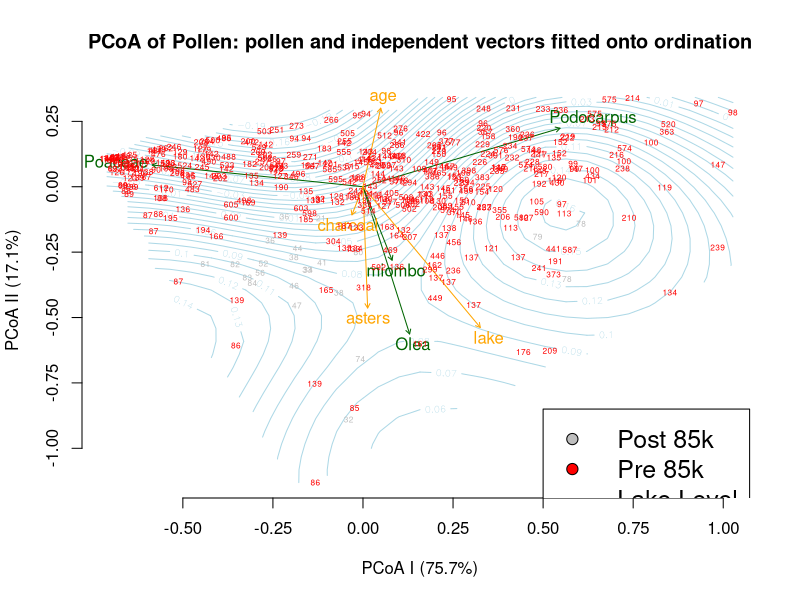

This figure's R source: (Note: this script raises an error after producing the figure.)
rm(list = ls())
graphics.off()

library(vegan)
library(MASS)
library(svglite)

# load the pollen data
poln.full <- read.csv("./data/20200722_pollen.csv")

# load interpolated data generated by code from Malawi_interpolation.R
# choose which interpolation method to use:
## linearly interpolated data:
lake.full <- read.csv("./data/20200722_lake_linterp.csv")
char.full <- read.csv("./data/20200722_char_linterp.csv")

## Krig interpolated data:
# lake.full <- read.csv("./data/lake_Krig.csv")
# char.full <- read.csv("./data/char_Krig.csv")

# split the loaded data to mix and match as needed
age <- lake.full[,"age"] # everything should have the same ages
char <- char.full[,"charcoal"]
lake <- -1 * lake.full[,"lake"]
poln <- poln.full[,c("Poaceae", "Podocarpus", "miombo", "Olea")]
# colnames(poln) <- c("Poaceae", "Podocarpus", "miombo", "Olea")
astr <- poln.full[,"Asteraceae"]

# a data.frame of data to be used in the vector fit
to.be.fit <- data.frame("age" = age,
                        "charcoal" = char,
                        "lake" = lake,
                        "asters" = astr)

# scale and center the datasets
poln.std <- vegan::decostand(x = poln,
                             method = "chi.square") # approximates chisquare distance
to.be.fit.std <- scale(x = to.be.fit)

# make distance matrices
poln.dist <- dist(poln.std)
# poln.dist <- vegan::vegdist(poln, method = "canberra")

# make the pollen ordination
poln.ord <- cmdscale(d = poln.dist, k = 4, eig = T, add = F, x.ret = F)

# get the proportion of the variation explained by each component
var.expl <- poln.ord$eig[1:3] / sum(poln.ord$eig[1:3])

##########################################
#	NMDS

# poln.ord <- vegan::metaMDS(comm = poln.ord$points, 
#                            k = 2, 
#                            distance = 'euclidean', 
#                            autotransform = F)
# poln.ord <- MASS::isoMDS(d = poln.dist, 
#                          y = cmdscale(d = poln.dist,
#                                       k = 2, 
#                                       eig = T, 
#                                       add = F, 
#                                       x.ret = F)$points, 
#                          k = 2, 
#                          maxit = 50,
#                          trace = TRUE,
#                          tol = 1e-3, 
#                          p = 2)

# MASS::Shepard(d = poln.dist, y = poln.ord, p = 2)

##########################################
# do the vector fit(s) of the data to our ordination

poln.fit <- vegan::envfit(ord = poln.ord,
                          env = poln.std,
                          permutations = 10000)
add.fit <- vegan::envfit(ord = poln.ord,
                         env = to.be.fit.std,
                         permutations = 10000)

##########################################
# plot the results of the vector fits

## color ages > 85 in red
col <- c("gray", "red")[1 + (age >= 85)]

main <- "PCoA of Pollen: pollen and independent vectors fitted onto ordination"
plot(poln.ord$points, pch = 21, type = "n",
     xlab = paste0("PCoA I (", round(var.expl[1] * 100, 1), "%)"),
     ylab = paste0("PCoA II (", round(var.expl[2] * 100, 1), "%)"), main = main,
     col = "black", bg = col, cex = 1.5, xaxt = "n", yaxt = "n", bty = "n")

axis(1, at = seq(-0.5, 1, by = 0.25))
axis(2, at = seq(-1, 0.25, by = 0.25))
legend(0.5, -0.85, 
       pch = c(21, 21, NA), 
       lty = c(NA, NA, 1), 
       lwd = c(NA, NA, 2), 
       col = c("black", "black", "light blue"), 
       pt.bg =  c("gray","red", NA), 
       cex = 1.5, 
       legend = c("Post 85k", "Pre 85k", "Lake Level"))

## ordination surfaces
# vegan::ordisurf(x = poln.ord,
#                 y = age,
#                 main = "Age (kyr)",
#                 add = TRUE,
#                 col = "orange",
#                 nlevels = 50,
#                 knots = 300)
# vegan::ordisurf(x = poln.ord,
#                 y = char,
#                 main = "Charcoal",
#                 add = TRUE,
#                 col = "gray",
#                 nlevels = 50)
lake.surf <- vegan::ordisurf(x = poln.ord, y = lake,
                             main = "Lake Level", 
                             plot = FALSE, 
                             col = "orange", 
                             nlevels = 50)
plot(lake.surf, add = T, col = "light blue", nlevels = 50, knots = 30)
# vegan::ordisurf(x = poln.ord,
#                 y = astr,
#                 main = "Asteraceae")

# points(poln.ord$points, pch = 21,
#        xlab = paste0("PCoA I (", round(var.expl[1] * 100, 1), "%)"),
#        ylab = paste0("PCoA II (", round(var.expl[2] * 100,1), "%)"),
#        col = "black", bg = col, cex = 1.5, xaxt = "n", yaxt = "n", bty = "n")
plot(poln.fit, col = "dark green", add = T, lwd = 3)
plot(add.fit, col = "orange", add = T)
text(poln.ord$points, labels = round(age), cex = 0.5, col = col)

##########################################
# MANOVA

# our raw data are the pollen counts' PCoA scores and lake level
# EOC: we use the n-1 column of scores of the PCoA, because the nth eigenvalue is 0, and the scores are redundant
data.raw <- data.frame(poln.ord$points[,1:3], lake)

# scale the raw data
data.scl <- scale(data.raw)

# EOC: the data in data.raw should already be euclidean, so the rest of this is superfluous
# # calculate the euclidean distance matrix of our scaled data
# data.scl.dist <- dist(data.scl) 
# 
# # perform our PCoA on the distance matrix and keep the eigenvalues
# data.scl.dist.pcoa <- cmdscale(d = data.scl.dist, k = 3, eig = T)
# data.scl.dist.pcoa.eig <- data.scl.dist.pcoa$eig
# 
# # find the euclidean distance matrix of the resulting points
# data.scl.dist.pcoa.dist <- vegan::vegdist(x = data.scl.dist.pcoa$points,
#                                           method = "euclidean")

# binary indicator of age
age.gt.85 <- 0 + (age > 85)

# perform the MANOVA
poln.manova <- vegan::adonis(formula = data.raw ~ age.gt.85,
                             method = "euclidean", 
                             permutations = 10000)

poln.manova

####################################
#### plot components separately ####
####################################

## Title and axes
svglite::svglite(file = "./pictures/vector_graphics/axes.svg")

main <- "PCoA of Pollen: pollen and independent vectors fitted onto ordination"
plot(poln.ord$points, pch = 21, type = "n",
     xlab = paste0("PCoA I (", round(var.expl[1] * 100, 1), "%)"),
     ylab = paste0("PCoA II (", round(var.expl[2] * 100, 1), "%)"), main = main,
     col = "black", bg = col, cex = 1.5, xaxt = "n", yaxt = "n", bty = "n")

axis(1, at = seq(-0.5, 1, by = 0.25))
axis(2, at = seq(-1, 0.25, by = 0.25))
dev.off()

## Legend
svglite::svglite(file = "./pictures/vector_graphics/legend.svg")

plot(x = 0, y = 0, type = "n", 
     xlab = NA, ylab = NA, 
     xlim = c(-1,1), ylim = c(-1,1),
     axes = F)
legend(-1, 1, 
       pch = c(21, 21, NA), 
       lty = c(NA, NA, 1), 
       lwd = c(NA, NA, 2), 
       col = c("black", "black", "light blue"), 
       pt.bg =  c("gray","red", NA), 
       cex = 1.5, 
       legend = c("Post 85k", "Pre 85k", "Lake Level"))
dev.off()

## Ordination surface
svglite::svglite(file = "./pictures/vector_graphics/ordination_surface.svg")

plot(poln.ord$points, type = "n",
     xlab = NA, ylab = NA,
     axes = F)
lake.surf <- vegan::ordisurf(x = poln.ord, y = lake,
                             main = "Lake Level", 
                             plot = FALSE, 
                             col = "light blue", 
                             nlevels = 50)
plot(lake.surf, add = T, col = "light blue", nlevels = 50, knots = 30)
dev.off()

## Pollen vector fit
### with labels
svglite::svglite(file = "./pictures/vector_graphics/pollen_vec_fit.svg")

plot(poln.ord$points, type = "n",
     xlab = NA, ylab = NA,
     axes = F)
plot(poln.fit, col = "dark green", add = T, lwd = 3)
dev.off()

### without labels
svglite::svglite(file = "./pictures/vector_graphics/pollen_vec_fit_noLabels.svg")

plot(poln.ord$points, type = "n",
     xlab = NA, ylab = NA,
     axes = F)
plot(poln.fit, col = "dark green", add = T, lwd = 3, labels = NA)
dev.off()

## Additional variable vector fits
### with labels
svglite::svglite(file = "./pictures/vector_graphics/additional_vec_fit.svg")

plot(poln.ord$points, type = "n",
     xlab = NA, ylab = NA,
     axes = F)
plot(add.fit, col = "orange", add = T)
dev.off()

### without labels
svglite::svglite(file = "./pictures/vector_graphics/additional_vec_fit_noLabels.svg")

plot(poln.ord$points, type = "n",
     xlab = NA, ylab = NA,
     axes = F)
plot(add.fit, col = "orange", add = T, labels = NA)
dev.off()

## Data points
### as ages
svglite::svglite(file = "./pictures/vector_graphics/data_pts_asAges.svg")

plot(poln.ord$points, type = "n",
     xlab = NA, ylab = NA,
     axes = F)
text(poln.ord$points, labels = round(age), cex = 0.5, col = col)
dev.off()

### as dots 1
svglite::svglite(file = "./pictures/vector_graphics/data_pts_asDots1.svg")

plot(poln.ord$points, type = "n",
     xlab = NA, ylab = NA,
     axes = F)
points(poln.ord$points, pch = 21, cex = 0.5, col = "black", bg = col)
dev.off()

### as dots 2
svglite::svglite(file = "./pictures/vector_graphics/data_pts_asDots2.svg")

plot(poln.ord$points, type = "n",
     xlab = NA, ylab = NA,
     axes = F)
points(poln.ord$points, pch = 19, cex = 0.5, col = col)
dev.off()
